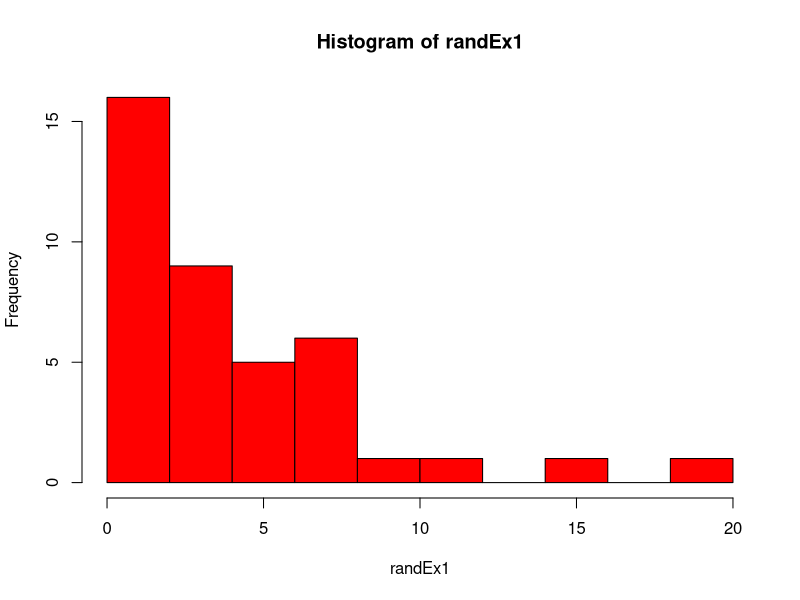
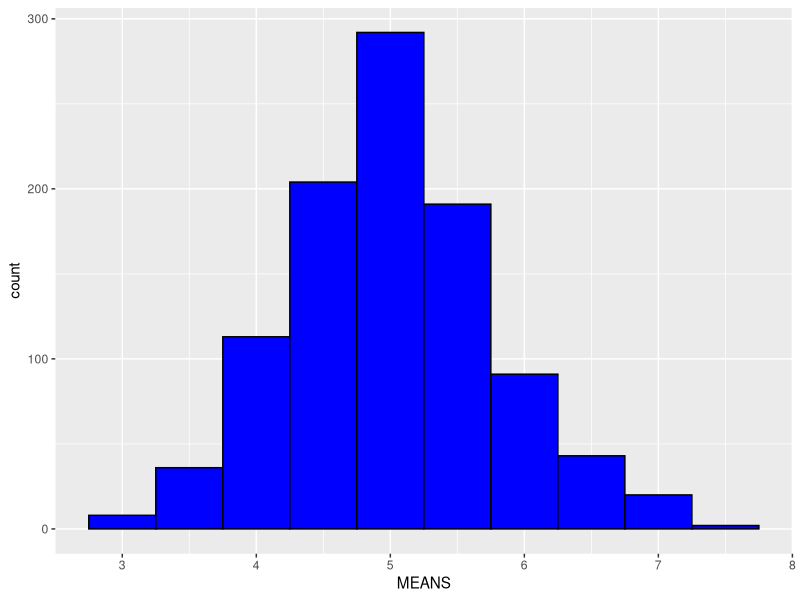
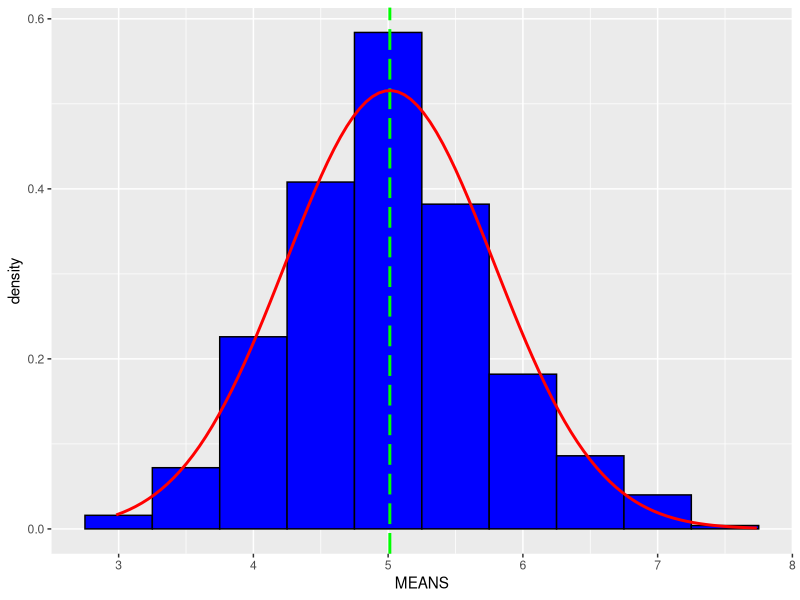

These figures' R source, in order:
## ---- chunk 1
library(dplyr)
library(ggplot2)
## ---- chunk 2
set.seed(101) # Let's keep this reproducible
randEx1 <- rexp(40, .2); mean(randEx1)
hist(randEx1, col = "red")
## ---- chunk 3
set.seed(101)
lambda = .2
sampleSize = 40
meansList <- data.frame(x = sapply(1:1000,function(x) {mean(rexp(sampleSize,lambda))}))
meansTbl <- tbl_df(meansList)
meansTbl <- rename(meansTbl, MEANS = x)
sampleData <- ggplot(meansTbl, aes(MEANS))
sampleData + geom_histogram(binwidth = .5, colour="black", fill="blue")
# The mean of all 1000 trials
sampleMean <- mean(meansTbl$MEANS)
# Theoretical mean
TheorectialMean <- 1/lambda
## ---- chunk 4
#Sample Data Variance
sampleVariance <- var(meansList$x);sampleVariance
sampleSD <- sd(meansList$x); sampleSD
#Theoretical Variance. theorySD == Standard Error
theorySD <- (1/lambda)/sqrt(sampleSize); theorySD
theoryVariance <- theorySD^2; theoryVariance
## ---- chunk 5
shapiro.test(meansList$x)
## ---- chunk 6
sampleData <- ggplot(meansTbl, aes(MEANS))
sampleData + geom_histogram(binwidth = .5, colour="black", fill="blue",aes(y=..density..)) + geom_vline(xintercept = sampleMean, color="green",size=1,linetype="longdash") + stat_function(fun=dnorm, args = list(mean =sampleMean, sd = sampleSD),color="red",size=1.0) 
